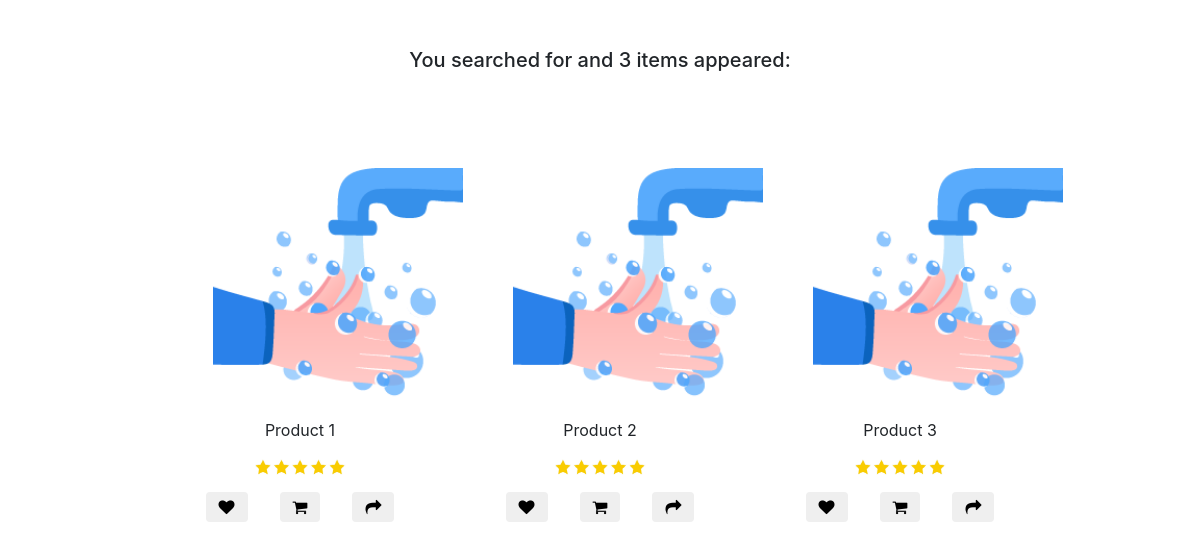
Screenshot of /search.php with the database file from the repository.
### tables this page shows
CREATE TABLE `products` (
  `id` int(10) UNSIGNED NOT NULL,
  `name` varchar(50) NOT NULL,
  `price` decimal(10,2) NOT NULL,
  `image` varchar(255) DEFAULT NULL
);

### search.php (the view, shortened to what this page needs)
<head>
    <link rel="stylesheet" href="https://cdnjs.cloudflare.com/ajax/libs/font-awesome/4.7.0/css/font-awesome.min.css">
    <link rel="stylesheet" href="style.css">
    <link rel="stylesheet" href="https://maxcdn.bootstrapcdn.com/bootstrap/4.0.0/css/bootstrap.min.css">
</head>
<?php
include('db-connection.php');
$searched=$_POST['searched-thing'];
$result = $conn->query("SELECT * FROM products WHERE name LIKE '%$searched%';
");
$numOfSearches=mysqli_num_rows($result);
echo "<h5 class='w-100 d-flex justify-content-center mt-5'>You searched for $searched and $numOfSearches items appeared:    </h5>";
?>
<div class="d-flex flex-wrap justify-content-center mt-5">
<?php
  include('db-connection.php');
  $searched=$_POST['searched-thing'];
  $result = $conn->query("SELECT * FROM products WHERE name LIKE '%$searched%';
  ");
  if (mysqli_num_rows($result) > 0)
  {
    for($i=1;$i<=mysqli_num_rows($result);$i++)
    {
      $row = $result->fetch_assoc()
  ?>
  <div class="col-md-3">
    <div class="d-flex flex-column m-5">
      <img src="assets/imgs/advice-a.png" width="250">
      <div class="name text-center"><?php echo $row["name"] ?></div>
      <div class="d-flex justify-content-center"><img src="assets/imgs/stars.jpg" width="100"></div>
      <div class="d-flex justify-content-center">
        <div class="mx-3">
        <button class="btn"><i class="fa fa-heart"></i></button>
        </div>
        <div class="mx-3">
            <button class="btn buttons"><i class="fa fa-shopping-cart" id="buttonProduct<?php echo $i; ?>"></i></button>
        </div>
        <div class="mx-3">
        <button class="btn"><i class="fa fa-share"></i></button>
        </div>
      </div>
    </div>
  </div>
    <?php
    }}
?>
</div>

### style.css (style rules this page uses)
* { margin: 0; padding: 0; box-sizing: border-box; }

### rows the page displays
products: name "Product 1"
products: name "Product 2"
products: name "Product 3"

### other values shown
$numOfSearches "3"
